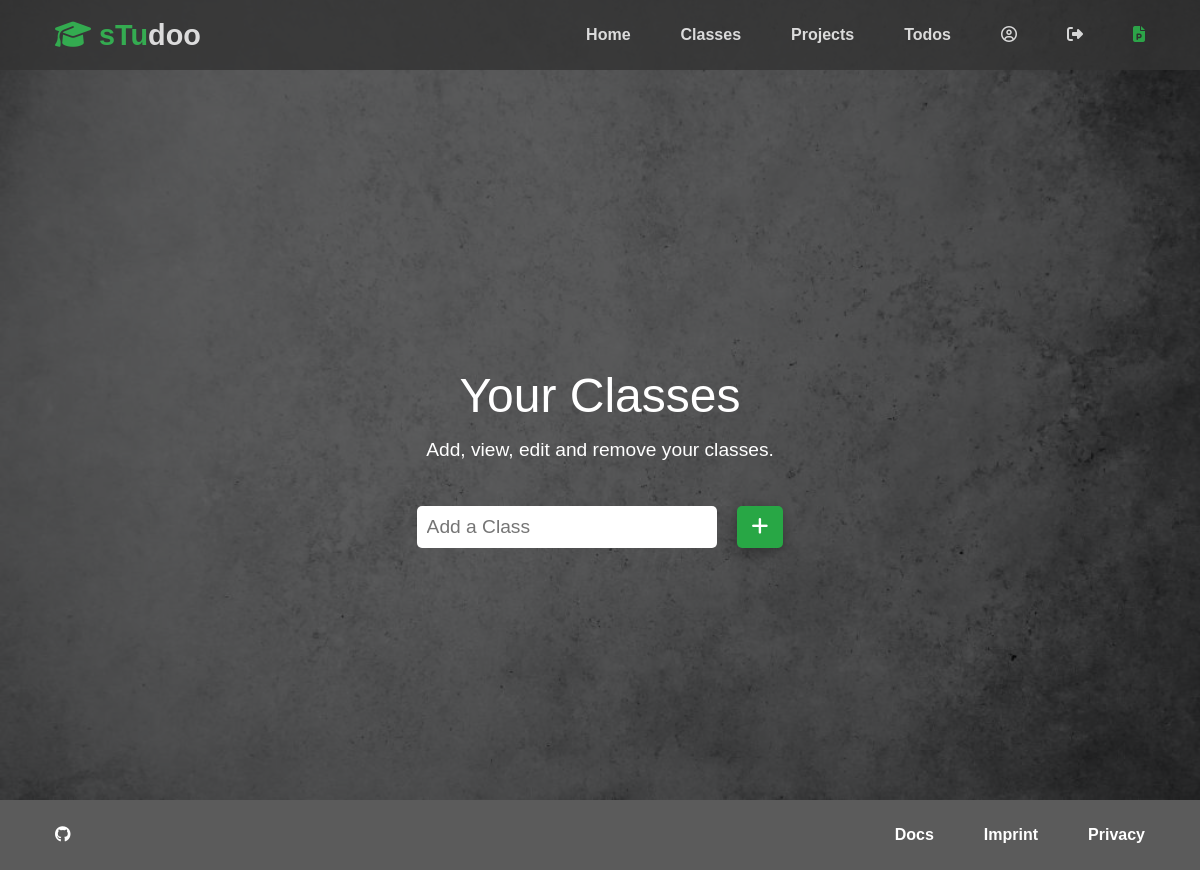
Before: /classes (signed in) with the older database file.
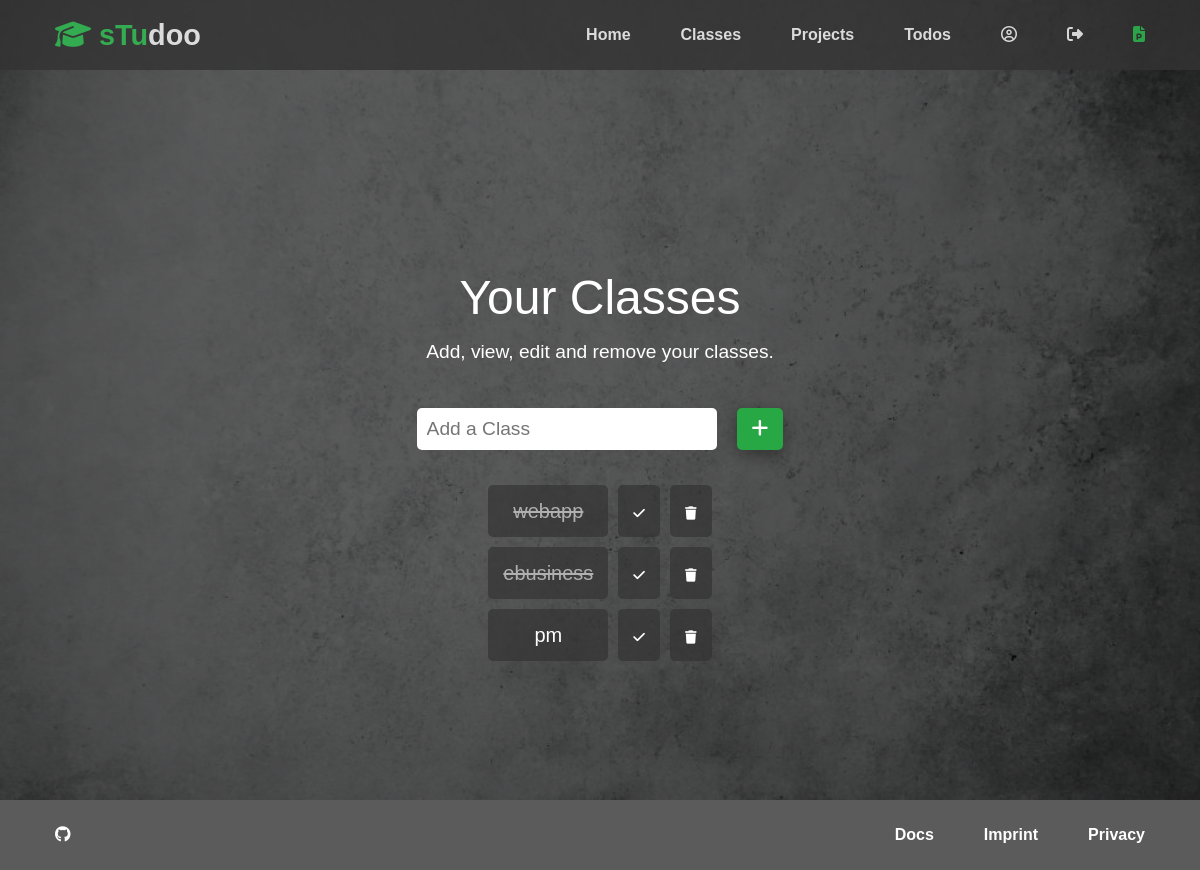
After: the same page with the newer database file.
### tables this page shows
CREATE TABLE classes (
            class_id INTEGER PRIMARY KEY AUTOINCREMENT,
            user_id INTEGER,
            name TEXT NOT NULL, completed BOOLEAN DEFAULT 0,
            FOREIGN KEY (user_id) REFERENCES users (id)
        );

### app/routes.py (the view, shortened to what this page needs)
@app.route('/classes', methods=['GET', 'POST'])
def classes():
    if 'user_id' not in session:
        return redirect(url_for('login'))
    user_id = session['user_id']
    conn = sqlite3.connect(CLASSES_DB)
    cursor = conn.cursor()
    cursor.execute('SELECT class_id, name, completed FROM classes WHERE user_id = ?', (user_id,))
    class_list = cursor.fetchall()
    conn.close()
    return render_template('classes.html', title="Your Classes", class_list=class_list)

### app/templates/classes.html (shortened to what this page needs)
{% extends 'layout.html' %}
{% block body %}
<header class="hero bg-texture-concrete">
{% include 'includes/_navbar_loged_in.html' %}
  <div class="content">
    <h1>Your Classes</h1>
    <p>Add, view, edit and remove your classes.</p>
    <div class="form_container_add_items">
      <form method="POST" action="{{ url_for('classes') }}" class="add-items-form">
        <input type="text" name="class_name" placeholder="Add a Class" required>
        <button type="submit" name="add_class" class="btn"><i class="fa-solid fa-plus"></i></button>
      </form>
    </div>
    <table>
      {% for class_item in class_list %}
      <tr>
        <td>
          <a href="#" class="project-link{{ ' checked' if class_item[2] == 1 else '' }}">{{ class_item[1] }}</a>
        </td>
        <td>
          <form method="POST" action="{{ url_for('classes') }}">
            <button type="submit" name="mark_completed">
              <i class="fa-solid fa-check"></i>
            </button>
          </form>
        </td>
        <td>
          <form method="POST" action="{{ url_for('delete_entry') }}">
            <button type="submit" class="trash" onclick="return confirm('Are you sure you want to delete this class?')">
              <i class="fa-solid fa-trash"></i>
            </button>
          </form>
        </td>
      </tr>
      {% endfor %}
    </table>
  </header>
  {% endblock %}

### app/templates/layout.html (shortened to what this page needs)
<!DOCTYPE html>
<html lang="en">
<head>
  <link rel="stylesheet" href="{{url_for('static', filename ='css/style.css')}}">
</head>
<body>
  {% block body %}
  {% endblock %}
  {% include 'includes/_footer.html' %}
</body>
</html>

### app/templates/includes/_navbar_loged_in.html
<div id="navbar" class="navbar">
  {% include 'includes/_logo_loged_in.html' %}
  <nav>
    <ul>
      <li><a href="{{url_for('logedin')}}">Home</a></li>
      <li><a href="{{url_for('classes')}}">Classes</a></li>
      <li><a href="{{url_for('projects')}}">Projects</a></li>
      <li><a href="{{url_for('todos')}}">Todos</a></li>
      <li><a href="{{url_for('useraccount')}}"><i class="fa-regular fa-circle-user"></i></a></li>
      <li><a href="{{url_for('logout')}}"><i class="fa-solid fa-right-from-bracket"></i></a></li>
      <li><a href="/#optional_features"><i class="fa-solid fa-file-powerpoint text-green"></i></a></li>
    </ul>
  </nav>
</div>

### app/templates/includes/_logo_loged_in.html
<h2 class="logo">
  <a href="{{url_for('index')}}"><span class="text-green"><i class="fa-solid fa-graduation-cap"></i> sTu</span>doo</a>
</h2>

### app/templates/includes/_footer.html
<div id="footer" class="footer">
  {% include 'includes/_social.html' %}
  <nav>
    <ul>
      <li><a href="https://www.andreas-moor.de/sTudoo/">Docs</a></li>
      <li><a href="#">Imprint</a></li>
      <li><a href="#">Privacy</a></li>
    </ul>
  </nav>
</div>

### app/templates/includes/_social.html
<div>
  <a href="https://github.com/andrej-moor/sTudoo"><i class="fa-brands fa-github"></i></a>
</div>

### app/static/css/style.css (style rules this page uses)
* { box-sizing: border-box; padding: 0; margin: 0; }
html { scroll-behavior: smooth; }
.text-green { color: #2fc452; }
.navbar, .footer { display: flex; align-items: center; justify-content: space-between; background-color: #333; color: #fff; opacity: 0.8; width: 100%; height: 70px; top: 0px; padding: 0 30px; }
.navbar a, .footer a { color: #fff; padding: 10px 20px; margin: 0 5px; font-weight: 600; }
.navbar ul, .footer ul { display: flex; }
.navbar .logo { font-weight: 600; }
.navbar .logo a { border: none; }
body { font-family: 'Comme', sans-serif; background: #fff; color: #333; line-height: 1.6; }
h1, h2, h3 { font-weight: 300; line-height: 1.2; }
h1 { font-size: 3rem; }
h2 { font-size: 1.8rem; }
p { margin: 10px 0; font-size: 1.2rem; }
ul { list-style: none; }
a { color: #fff; text-decoration: none; }
.btn { cursor: pointer; display: inline-block; padding: 10px 30px; margin: 10px; color: #fff; background-color: #28a745; box-shadow: rgba(0, 0, 0, 0.35) 0px 5px 15px; border-radius: 5px; font-size: 1.2rem; font-weight: 500; }
.hero { height: 100vh; position: relative; color: #fff; }
.bg-texture-concrete { background: url(/static/images/textureConrete.jpg) no-repeat center center/cover; }
.hero .content { display: flex; flex-direction: column; align-items: center; justify-content: center; text-align: center; height: 100%; padding: 0 20px; }
.hero .content p { max-width: 700px; margin: 10px 0 30px; }
.hero::before { content: ''; position: absolute; top: 0; left: 0; width: 100%; height: 100%; background: rgba(0, 0, 0, 0.608); }
.hero * { z-index: 3; }
.form_container_add_items { max-width: 1000px; }
input { width: 100%; padding: 10px; margin: 10px 10px; border: none; border-radius: 5px; font-size: 1.2rem; color: #787878; }
.add-items-form input { width: 300px; }
.add-items-form { max-width: 1000px; }
.add-items-form .btn { padding: 0 15px; }
.add-items-form { display: flex; flex-direction: row; justify-content: center; text-align: center; }
table { margin-top: 15px; border-spacing: 10px; }
tr { background-color: #333333af; }
td { padding: 10px 15px; font-size: 20px; border-radius: 5px; }
table tr td a, table tr td form button, table tr td form input td button { color: #fff; }
button { background-color: transparent; background-repeat: no-repeat; border: none; cursor: pointer; overflow: hidden; outline: none; }
table tr td a.project-link.checked { text-decoration: line-through; color: #b1b0b0; }

Changed rows visible on the page:
added classes: name "webapp"
added classes: name "ebusiness"
added classes: name "pm", completed False (drawn)
